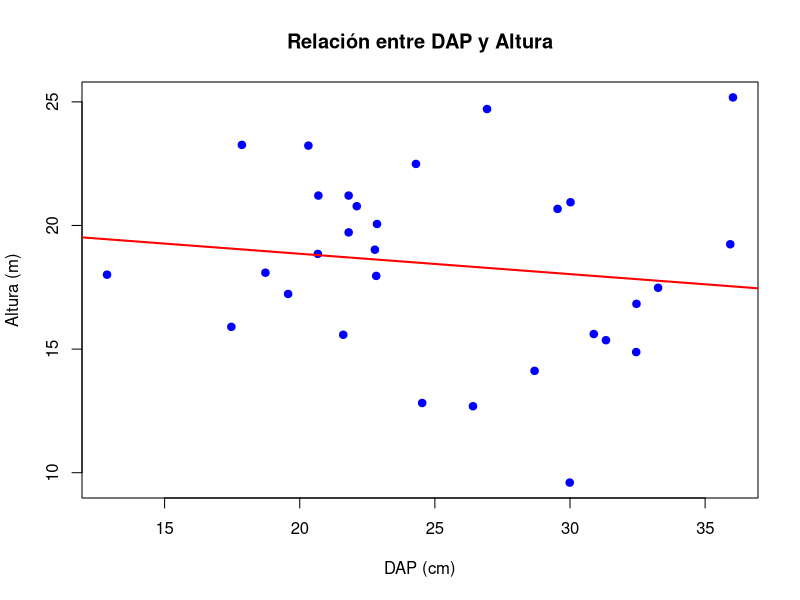

Generate this figure with R:
# Examen Final - Métodos Estadísticos
# Ejercicio 1: Relación entre DAP y Altura

# Datos del ejercicio
DAP_cm <- c(
  19.57, 29.99, 26.41, 17.47, 22.11, 33.26, 12.87, 22.86, 31.33, 20.67,
  21.61, 24.53, 32.46, 21.81, 22.78, 22.83, 36.03, 35.93, 30.02, 26.93,
  28.69, 32.45, 20.32, 30.88, 18.73, 21.81, 29.54, 17.86, 24.3, 20.69)

Altura_m <- c(
  17.23, 9.6, 12.69, 15.9, 20.78, 17.48, 18.01, 20.06, 15.36, 18.85,
  15.58, 12.82, 16.83, 19.72, 19.02, 17.96, 25.18, 19.24, 20.94, 24.71,
  14.12, 14.88, 23.23, 15.61, 18.09, 21.21, 20.67, 23.26, 22.49, 21.21)

datos <- data.frame(DAP_cm, Altura_m)

# Vista de los datos
head(datos)
summary(datos)

# Medias y desviaciones
mean(DAP_cm)
sd(DAP_cm)
mean(Altura_m)
sd(Altura_m)

# Pregunta:
# ¿En que medida el DAP puede predecir la altura total de los arboles?

# Hipótesis:
# H0: r = 0 (no hay correlación)
# H1: r ≠ 0 (sí hay correlación)

# Normalidad
shapiro.test(DAP_cm)
shapiro.test(Altura_m)

# Como ambas dan p > 0.05, se usa Pearson
cor.test(DAP_cm, Altura_m, method = "pearson")

# Gráfico de dispersión
plot(DAP_cm, Altura_m,
     main="Relación entre DAP y Altura",
     xlab="DAP (cm)", ylab="Altura (m)",
     pch=19, col="blue")

# Línea de tendencia
abline(lm(Altura_m ~ DAP_cm), col="red", lwd=2)

# Interpretación (escrita aquí mismo):
# El modelo mostro que el DAP predice de manera significativa la altura del arbol 
# (p<0.001), indicando que arboles con mayor DAP tienden a ser mas altos 
#
#
# Conclusión:
# El DAP es un predictor confiable de la altura total de los árboles.
#Existe una relación lineal positiva y significativa entre ambas
#variables, lo que permite afirmar que el DAP puede utilizarse para estimar 
#la altura en estudios o aplicaciones forestales.

